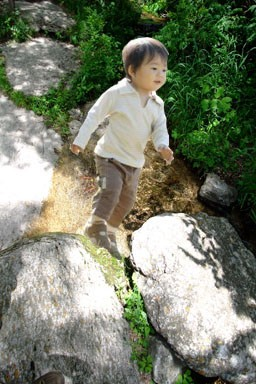
#> input picture temp_ela.jpg, 256 x 384 px; its folder holds only this picture in this run
$ python -i regenerate_columbia_ela.py   (imports and definitions only)
#> lines starting #> are read from the running program, lines starting #| are printed output that depends on the picture
# scripts/regenerate_columbia_ela.py
import os, io, shutil
from PIL import Image, ImageChops
from tqdm import tqdm
from pathlib import Path

SRC_AUTH = "data/raw/Columbia/4cam_auth/4cam_auth"
SRC_TAMP = "data/raw/Columbia/4cam_splc/4cam_splc"
OUT = "data/processed/ELA_columbia"

JPEG_QUALITY = 95   # MATCH training
RESIZE = (224, 224) # MATCH training

def generate_ela(img_path):
#> called with img_path = '../temp_ela.jpg'
    img = Image.open(img_path).convert("RGB")
#> img is the input picture: PIL image 256x384 RGB; mean R, G, B 119.5, 125.2, 106.3
    buf = io.BytesIO()
    img.save(buf, "JPEG", quality=JPEG_QUALITY)
    comp = Image.open(buf).convert("RGB")
    ela = ImageChops.difference(img, comp)
    # scale ELA for visibility
    extrema = ela.getextrema()
#> extrema = ((0, 9), (0, 9), (0, 14))
    # compute scale avoiding zeros
    scales = []
    for ch in extrema:
        if ch[1] != 0:
            scales.append(255.0 / ch[1])
#> this loop made 3 passes
#> after the loop, scales = [28.33, 28.33, 18.21]
    scale = max(scales) if scales else 1.0
#> scale = 28.33
    ela = Image.eval(ela, lambda x: int(min(255, x * scale)))
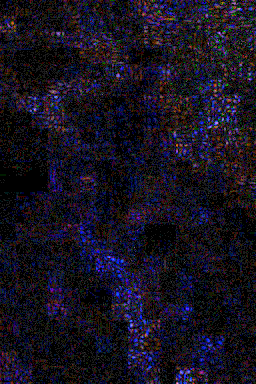
#> ela: PIL image 256x384 RGB; mean R, G, B 22.8, 18.5, 32.2
    return ela.resize(RESIZE)
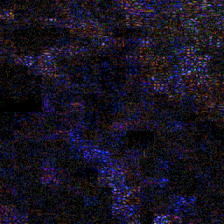
#> returned value: PIL image 224x224 RGB; mean R, G, B 23.2, 18.9, 32.6

def process(src_dir, out_dir):
    os.makedirs(out_dir, exist_ok=True)
    files = [f for f in os.listdir(src_dir) if f.lower().endswith((".jpg",".jpeg",".png",".tif",".tiff"))]
    for f in tqdm(files, desc=f"Processing {src_dir}"):
        try:
            ela = generate_ela(os.path.join(src_dir, f))
            ela.save(os.path.join(out_dir, Path(f).stem + ".jpg"), quality=95)
        except Exception as e:
            print("SKIP", f, e)

# [8 lines not run here, left out]

>>> result = generate_ela('../temp_ela.jpg')
